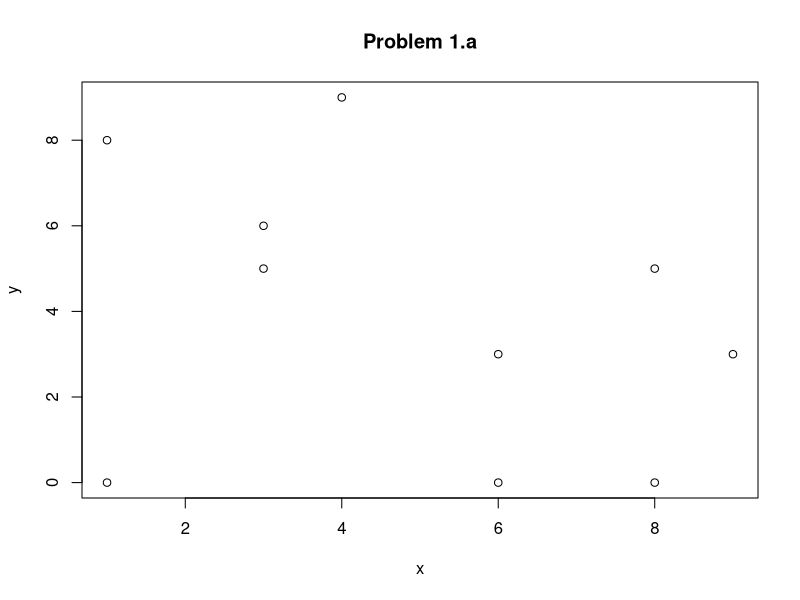

The R script that drew this image:

# Numbers from random.org
x = c(6,3,6,8,1,3,8,4,9,1)
y = c(0,5,3,0,0,6,5,9,3,8)

### Problem 1
problem1 = function(){
  cat("PROBLEM 1")
  # a.
  plot(x, y, main = "Problem 1.a")
  # b.
  cat("\nMean of x is", mean(x))
  cat("\nMean of y is", mean(y))
  # c.
  cat("\nVariance of x is", var(x))
  cat("\nVariance of y is", var(y))
  # d.
  cat("\nStandard deviation of x is", sd(x))
  cat("\nStandard deviation of y is", sd(y))
  # e.
  cat("\nCovariance of x and y is", cov(x,y))
  # f.
  cat("\nCorrelation of x and y is", cor(x,y))
  # g.
  slope = cov(x,y)/var(x)
  cat("\nThe slope of the regression line is cov(x,y) / var(x) =", slope)
  new.x = 13
  pred.y = mean(y) + slope * (new.x - mean(x))
  cat("\nFor x =", new.x, "the point estimate for y is y =", pred.y)
}
problem1()

### 2.
# a. Discrete. The number of rides taken by a resident in a month is a count variable that takes values on the set of natural numbers, which is discrete.
# b. Continuous. Bicyclist's speed can take any real value bounded from below by 0 and from above by the speed of light. No particular value of speed has probabily mass, only density.
# c. Continuous. Minute variations in lamps and current suggest a continuous variable. If the minute variations are not of interest, then the luminosity measurements can be converted to a discrete variable.
# d. Discrete. Assuming bankers cannot receive arbitrarily small fractions of a dollar, the salaries are discrete, however a continuous variable may be more convenient.
# e. Discrete. The number of hotels in Manhattan is a count variable.
# f. Continuous. Loudness is continuous.
# g. Discrete. Coffee can be 'good or bad' or 'very good, good, average, bad, very bad'. One could devise other metrics that would yield a continuous variable.


### 3.
#There are several things to consider.
#1. If we are arguing that Wall St. bankers have higher salaries compared to general population or some other specific professions, then we need to obtain data about salaries, IQs, and education.
#2. If we are trying to explain variation of salaries among Wall St. bankers, then we can try to do it with the given data by looking at scatter plots of salary vs IQ and salary vs education, we can examine correlations, or we can build a linear model. In doing so we should check that IQ and education are not too highly correlated, because high correlation would give unstable estimates. We can do the correlation check manually, or do model comparison using adjusted R^2 or anova.
